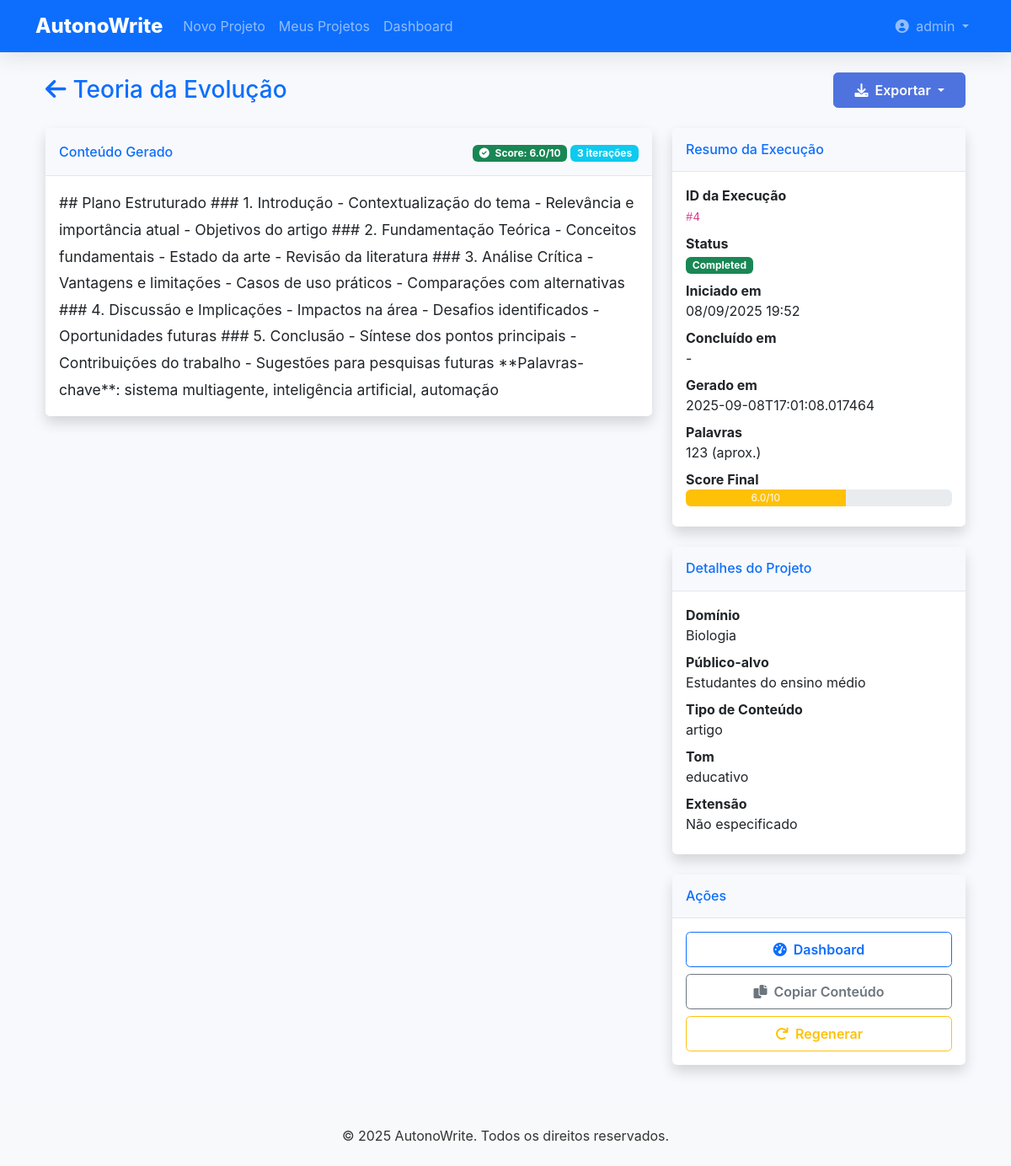
Screenshot of /project/2/results (signed in) with the database file from the repository.
### app/models/user.py (models this page shows, shortened)
class User(UserMixin, db.Model):
    __tablename__ = 'users'
    id = db.Column(db.Integer, primary_key=True)
    username = db.Column(db.String(64), index=True, unique=True, nullable=False)
    email = db.Column(db.String(120), index=True, unique=True, nullable=False)
    password_hash = db.Column(db.String(256), nullable=False)
    created_at = db.Column(db.DateTime, default=datetime.utcnow)
    is_active = db.Column(db.Boolean, default=True)
    is_admin = db.Column(db.Boolean, default=False)
    projects = db.relationship('Project', backref='author', lazy='dynamic')

### app/models/project.py (models this page shows, shortened)
class Project(db.Model):
    __tablename__ = 'projects'
    id = db.Column(db.Integer, primary_key=True)
    title = db.Column(db.String(200), nullable=False)
    description = db.Column(db.Text)
    status = db.Column(db.String(20), default='draft')  # draft, pending, in_progress, completed, archived
    created_at = db.Column(db.DateTime, default=datetime.utcnow)
    updated_at = db.Column(db.DateTime, default=datetime.utcnow, onupdate=datetime.utcnow)
    user_id = db.Column(db.Integer, db.ForeignKey('users.id'), nullable=False)
    executions = db.relationship('Execution', back_populates='project',
                               order_by='desc(Execution.started_at)',
                               cascade='all, delete-orphan')
    settings = db.Column(JSONType, default=dict)  # Stores all wizard settings
    content = db.Column(JSONType, default=dict)   # Stores generated content

### app/models/execution.py (models this page shows, shortened)
class Execution(db.Model):
    __tablename__ = 'executions'
    id = db.Column(db.Integer, primary_key=True)
    project_id = db.Column(db.Integer, db.ForeignKey('projects.id'), nullable=False)
    user_id = db.Column(db.Integer, db.ForeignKey('users.id'), nullable=False)
    status = db.Column(db.Enum(ExecutionStatus), default=ExecutionStatus.PENDING, nullable=False)
    started_at = db.Column(db.DateTime, default=datetime.utcnow)
    completed_at = db.Column(db.DateTime)
    progress = db.Column(db.Float, default=0.0)  # 0.0 to 1.0
    metadata_ = db.Column('metadata', JSONType)  # Additional execution metadata
    project = db.relationship('Project', back_populates='executions')
    user = db.relationship('User')
    logs = db.relationship('ExecutionLog', back_populates='execution',
                          order_by='ExecutionLog.timestamp',
                          cascade='all, delete-orphan')

### app/routes/results.py (the view)
@bp.route('/<int:project_id>/results')
@login_required
def view_results(project_id):
    project = Project.query.get_or_404(project_id)
    if project.user_id != current_user.id and not current_user.is_admin:
        flash('Você não tem permissão para acessar este projeto.', 'danger')
        return redirect(url_for('main.index'))
    if not project.content or not project.content.get('generated_content'):
        flash('Nenhum resultado disponível para este projeto.', 'info')
        return redirect(url_for('projects.view_project', project_id=project_id))
    execution = Execution.query.filter_by(
        project_id=project_id,
        status=ExecutionStatus.COMPLETED
    ).order_by(Execution.completed_at.desc()).first()
    executions = Execution.query.filter_by(project_id=project_id).order_by(Execution.started_at.desc()).all()
    return render_template('results/view.html',
                         project=project,
                         execution=execution,
                         executions=executions)

### app/models/user.py (called while the page is built)
@login_manager.user_loader
def load_user(id):
    return User.query.get(int(id))

### app/templates/results/view.html (shortened to what this page needs)
{% extends "base.html" %}
{% block content %}
<div class="container-fluid">
    <div class="d-sm-flex align-items-center justify-content-between mb-4">
        <h1 class="h3 mb-0 text-gray-800">
            <a href="{{ url_for('projects.view_project', project_id=project.id) }}" class="text-decoration-none">
                <i class="fas fa-arrow-left me-2"></i>{{ project.title }}
            </a>
        </h1>
        <div>
            <div class="dropdown">
                <button class="btn btn-primary dropdown-toggle" type="button" id="exportDropdown" data-bs-toggle="dropdown">
                    <i class="fas fa-download me-1"></i> Exportar
                </button>
            </div>
        </div>
    </div>
    {% if project.content and project.content.get('generated_content') %}
    {% set generated_content = project.content.get('generated_content') %}
    <div class="row">
        <div class="col-xl-8">
            <div class="card shadow mb-4">
                <div class="card-header py-3 d-flex justify-content-between align-items-center">
                    <h6 class="m-0 font-weight-bold text-primary">Conteúdo Gerado</h6>
                    <div>
                        <span class="badge bg-success">
                            <i class="fas fa-check-circle me-1"></i>
                            Score: {{ "%.1f"|format(generated_content.get('final_score', 0)) }}/10
                        </span>
                        <span class="badge bg-info">
                            {{ generated_content.get('iterations_used', 0) }} iterações
                        </span>
                    </div>
                </div>
                <div class="card-body">
                    {% if generated_content.get('final_content') %}
                    <div class="content-display">
                        {{ generated_content.get('final_content')|safe }}
                    </div>
                    {% else %}
                    <div class="text-muted text-center py-5">
                        <i class="fas fa-exclamation-triangle fa-2x mb-3"></i>
                        <p>Conteúdo não disponível</p>
                    </div>
                    {% endif %}
                </div>
            </div>
        </div>
        <div class="col-xl-4">
            <div class="card shadow mb-4">
                <div class="card-header py-3">
                    <h6 class="m-0 font-weight-bold text-primary">Resumo da Execução</h6>
                </div>
                <div class="card-body">
                    <dl class="mb-0">
                        {% if execution %}
                        <dt>ID da Execução</dt>
                        <dd><code>#{{ execution.id }}</code></dd>
                        <dt>Status</dt>
                        <dd>
                            <span class="badge bg-success">{{ execution.status.value|title }}</span>
                        </dd>
                        <dt>Iniciado em</dt>
                        <dd>{{ execution.started_at.strftime('%d/%m/%Y %H:%M') if execution.started_at else '-' }}</dd>
                        <dt>Concluído em</dt>
                        <dd>{{ execution.completed_at.strftime('%d/%m/%Y %H:%M') if execution.completed_at else '-' }}</dd>
                        {% endif %}
                        <dt>Gerado em</dt>
                        <dd>{{ project.content.get('generation_timestamp', 'Data não disponível') }}</dd>
                        <dt>Palavras</dt>
                        <dd>{{ generated_content.get('final_content', '')|length // 5 if generated_content.get('final_content') else 0 }} (aprox.)</dd>
                        <dt>Score Final</dt>
                        <dd>
                            <div class="progress mb-1" style="height: 20px;">
                                <div class="progress-bar bg-{% if generated_content.get('final_score', 0) >= 8 %}success{% elif generated_content.get('final_score', 0) >= 6 %}warning{% else %}danger{% endif %}"
                                     style="width: {{ (generated_content.get('final_score', 0) * 10)|int }}%">
                                    {{ "%.1f"|format(generated_content.get('final_score', 0)) }}/10
                                </div>
                            </div>
                        </dd>
                    </dl>
                </div>
            </div>
            <div class="card shadow mb-4">
                <div class="card-header py-3">
                    <h6 class="m-0 font-weight-bold text-primary">Detalhes do Projeto</h6>
                </div>
                <div class="card-body">
                    <dl class="mb-0">
                        <dt>Domínio</dt>
                        <dd>{{ project.content.get('knowledge_domain', 'Não especificado') }}</dd>
                        <dt>Público-alvo</dt>
                        <dd>{{ project.content.get('target_audience', 'Não especificado') }}</dd>
                        <dt>Tipo de Conteúdo</dt>
                        <dd>{{ project.content.get('content_type', 'Não especificado') }}</dd>
                        <dt>Tom</dt>
                        <dd>{{ project.content.get('tone', 'Não especificado') }}</dd>
                        <dt>Extensão</dt>
                        <dd>{{ project.content.get('length', 'Não especificado') }}</dd>
                    </dl>
                </div>
            </div>
            <div class="card shadow">
                <div class="card-header py-3">
                    <h6 class="m-0 font-weight-bold text-primary">Ações</h6>
                </div>
                <div class="card-body">
                    <div class="d-grid gap-2">
                        <a href="{{ url_for('execution.execution_dashboard', project_id=project.id) }}" class="btn btn-outline-primary">
                            <i class="fas fa-tachometer-alt me-1"></i> Dashboard
                        </a>
                        <button id="copyContentBtn" class="btn btn-outline-secondary">
                            <i class="fas fa-copy me-1"></i> Copiar Conteúdo
                        </button>
                        <button id="regenerateBtn" class="btn btn-outline-warning">
                            <i class="fas fa-redo me-1"></i> Regenerar
                        </button>
                    </div>
                </div>
            </div>
        </div>
    </div>
    {% endif %}
</div>
{% endblock %}

### app/templates/base.html (shortened to what this page needs)
<!DOCTYPE html>
<html lang="pt-BR">
<head>
    <link href="https://cdn.jsdelivr.net/npm/bootstrap@5.3.0/dist/css/bootstrap.min.css" rel="stylesheet">
    <link rel="stylesheet" href="https://cdnjs.cloudflare.com/ajax/libs/font-awesome/6.0.0/css/all.min.css">
    <link rel="stylesheet" href="{{ url_for('static', filename='css/style.css') }}">
</head>
<body>
    <nav class="navbar navbar-expand-lg navbar-dark bg-primary">
        <div class="container">
            <a class="navbar-brand" href="{{ url_for('main.index') }}">AutonoWrite</a>
            <div class="collapse navbar-collapse" id="navbarNav">
                <ul class="navbar-nav me-auto">
                    <li class="nav-item">
                        <a class="nav-link" href="{{ url_for('wizard.new_project') }}">Novo Projeto</a>
                    </li>
                    <li class="nav-item">
                        <a class="nav-link" href="{{ url_for('projects.list_projects') }}">Meus Projetos</a>
                    </li>
                    <li class="nav-item">
                        <a class="nav-link" href="{{ url_for('main.dashboard') }}">Dashboard</a>
                    </li>
                </ul>
                <ul class="navbar-nav">
                    {% if current_user.is_authenticated %}
                        <li class="nav-item dropdown">
                            <a class="nav-link dropdown-toggle" href="#" id="userDropdown" role="button" data-bs-toggle="dropdown">
                                <i class="fas fa-user-circle me-1"></i> {{ current_user.username }}
                            </a>
                        </li>
                    {% endif %}
                </ul>
            </div>
        </div>
    </nav>
    <main class="container my-4">
        {% block content %}{% endblock %}
    </main>
    <footer class="bg-light py-4 mt-5">
        <div class="container text-center">
            <p class="mb-0">&copy; 2025 AutonoWrite. Todos os direitos reservados.</p>
        </div>
    </footer>
</body>
</html>

### app/static/css/style.css (style rules this page uses)
:root { --primary-color: #4e73df; --secondary-color: #858796; --success-color: #1cc88a; --info-color: #36b9cc; --warning-color: #f6c23e; --danger-color: #e74a3b; --light-color: #f8f9fc; --dark-color: #5a5c69; }
body { font-family: 'Nunito', -apple-system, BlinkMacSystemFont, 'Segoe UI', Roboto, 'Helvetica Neue', Arial, sans-serif; background-color: #f8f9fc; color: #333; }
.navbar { box-shadow: 0 0.15rem 1.75rem 0 rgba(58, 59, 69, 0.15); }
.navbar-brand { font-weight: 800; font-size: 1.5rem; }
.card { border: none; border-radius: 0.35rem; box-shadow: 0 0.15rem 1.75rem 0 rgba(58, 59, 69, 0.1); transition: transform 0.2s ease-in-out, box-shadow 0.2s ease-in-out; }
.card-header { background-color: #f8f9fc; border-bottom: 1px solid #e3e6f0; font-weight: 700; }
.btn { border-radius: 0.35rem; font-weight: 600; padding: 0.5rem 1.5rem; }
.btn-primary { background-color: var(--primary-color); border-color: var(--primary-color); }
.shadow { box-shadow: 0 0.15rem 1.75rem 0 rgba(58, 59, 69, 0.15); }

### app/templates/results/view.html (style rules this page uses)
.content-display { line-height: 1.8; font-size: 1.1rem; }

### rows the page displays
User: username "admin"
Project: title "Teoria da Evolução", content.get "2025-09-08T17:01:08.017464", content.get "Biologia", content.get "Estudantes do ensino médio", content.get "artigo", content.get "educativo", content.get "Não especificado"
Execution: id "4", status.value "Completed", started_at "08/09/2025 19:52", completed_at "-"

### other values shown
{{ "%.1f"|format(generated_content.get('final_score', 0)) }} "6.0"
{{ generated_content.get('iterations_used', 0) }} "3"
